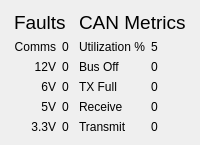
      <widget class="QWidget" name="powerTab">
       <attribute name="title">
        <string/>
       </attribute>
       <attribute name="toolTip">
        <string>Power</string>
       </attribute>
       <layout class="QHBoxLayout" name="horizontalLayout" stretch="1,0,1,0,1">
        <item>
         <spacer name="horizontalSpacer_3">
          <property name="orientation">
           <enum>Qt::Horizontal</enum>
          </property>
          <property name="sizeHint" stdset="0">
           <size>
            <width>0</width>
            <height>0</height>
           </size>
          </property>
         </spacer>
        </item>
        <item>
         <layout class="QGridLayout" name="faultsFrame" rowstretch="0,0,0,0,0,0,1">
          <item row="2" column="0">
           <widget class="QLabel" name="faults12vTitle">
            <property name="text">
             <string>12V</string>
            </property>
            <property name="alignment">
             <set>Qt::AlignRight|Qt::AlignTrailing|Qt::AlignVCenter</set>
            </property>
           </widget>
          </item>
          <item row="1" column="0">
           <widget class="QLabel" name="faultsCommsTitle">
            <property name="text">
             <string>Comms</string>
            </property>
            <property name="alignment">
             <set>Qt::AlignRight|Qt::AlignTrailing|Qt::AlignVCenter</set>
            </property>
           </widget>
          </item>
          <item row="3" column="0">
           <widget class="QLabel" name="faults6vTitle">
            <property name="text">
             <string>6V</string>
            </property>
            <property name="alignment">
             <set>Qt::AlignRight|Qt::AlignTrailing|Qt::AlignVCenter</set>
            </property>
           </widget>
          </item>
          <item row="5" column="0">
           <widget class="QLabel" name="faults3v3Title">
            <property name="text">
             <string>3.3V</string>
            </property>
            <property name="alignment">
             <set>Qt::AlignRight|Qt::AlignTrailing|Qt::AlignVCenter</set>
            </property>
           </widget>
          </item>
          <item row="2" column="1">
           <widget class="QLabel" name="faults12vDisplay">
            <property name="text">
             <string>0</string>
            </property>
           </widget>
          </item>
          <item row="1" column="1">
           <widget class="QLabel" name="faultsCommsDisplay">
            <property name="text">
             <string>0</string>
            </property>
           </widget>
          </item>
          <item row="5" column="1">
           <widget class="QLabel" name="faults3v3Display">
            <property name="text">
             <string>0</string>
            </property>
           </widget>
          </item>
          <item row="0" column="0" colspan="2">
           <widget class="QLabel" name="faultsFrameTitle">
            <property name="font">
             <font>
              <pointsize>14</pointsize>
             </font>
            </property>
            <property name="text">
             <string>Faults</string>
            </property>
           </widget>
          </item>
          <item row="4" column="1">
           <widget class="QLabel" name="faults5vDisplay">
            <property name="text">
             <string>0</string>
            </property>
           </widget>
          </item>
          <item row="3" column="1">
           <widget class="QLabel" name="faults6vDisplay">
            <property name="text">
             <string>0</string>
            </property>
           </widget>
          </item>
          <item row="4" column="0">
           <widget class="QLabel" name="faults5vTitle">
            <property name="text">
             <string>5V</string>
            </property>
            <property name="alignment">
             <set>Qt::AlignRight|Qt::AlignTrailing|Qt::AlignVCenter</set>
            </property>
           </widget>
          </item>
          <item row="6" column="0">
           <spacer name="verticalSpacer_15">
            <property name="orientation">
             <enum>Qt::Vertical</enum>
            </property>
            <property name="sizeHint" stdset="0">
             <size>
              <width>0</width>
              <height>0</height>
             </size>
            </property>
           </spacer>
          </item>
         </layout>
        </item>
        <item>
         <spacer name="horizontalSpacer">
          <property name="orientation">
           <enum>Qt::Horizontal</enum>
          </property>
          <property name="sizeHint" stdset="0">
           <size>
            <width>0</width>
            <height>0</height>
           </size>
          </property>
         </spacer>
        </item>
        <item>
         <layout class="QGridLayout" name="canMetricsFrame" rowstretch="0,0,0,0,0,0,1">
          <item row="3" column="1">
           <widget class="QLabel" name="metricsTxFullTitle">
            <property name="text">
             <string>TX Full</string>
            </property>
           </widget>
          </item>
          <item row="2" column="2">
           <widget class="QLabel" name="metricsBusOffDisplay">
            <property name="text">
             <string>0</string>
            </property>
           </widget>
          </item>
          <item row="2" column="1">
           <widget class="QLabel" name="metricsBusOffTitle">
            <property name="text">
             <string>Bus Off</string>
            </property>
           </widget>
          </item>
          <item row="1" column="2">
           <widget class="QLabel" name="metricsUtilizationDisplay">
            <property name="text">
             <string>5</string>
            </property>
           </widget>
          </item>
          <item row="0" column="1" colspan="2">
           <widget class="QLabel" name="canMetricsFrameTitle">
            <property name="font">
             <font>
              <pointsize>14</pointsize>
             </font>
            </property>
            <property name="text">
             <string>CAN Metrics</string>
            </property>
           </widget>
          </item>
          <item row="1" column="1">
           <widget class="QLabel" name="metricsUtilizationTitle">
            <property name="text">
             <string>Utilization %</string>
            </property>
           </widget>
          </item>
          <item row="6" column="1">
           <spacer name="verticalSpacer_16">
            <property name="orientation">
             <enum>Qt::Vertical</enum>
            </property>
            <property name="sizeHint" stdset="0">
             <size>
              <width>0</width>
              <height>0</height>
             </size>
            </property>
           </spacer>
          </item>
          <item row="5" column="2">
           <widget class="QLabel" name="metricsTransmitDisplay">
            <property name="text">
             <string>0</string>
            </property>
           </widget>
          </item>
          <item row="4" column="2">
           <widget class="QLabel" name="metricsReceiveDisplay">
            <property name="text">
             <string>0</string>
            </property>
           </widget>
          </item>
          <item row="5" column="1">
           <widget class="QLabel" name="metricsTransmitTitle">
            <property name="text">
             <string>Transmit</string>
            </property>
           </widget>
          </item>
          <item row="4" column="1">
           <widget class="QLabel" name="metricsReceiveTitle">
            <property name="text">
             <string>Receive</string>
            </property>
           </widget>
          </item>
          <item row="3" column="2">
           <widget class="QLabel" name="metricsTxFullDisplay">
            <property name="text">
             <string>0</string>
            </property>
           </widget>
          </item>
         </layout>
        </item>
        <item>
         <spacer name="horizontalSpacer_2">
          <property name="orientation">
           <enum>Qt::Horizontal</enum>
          </property>
          <property name="sizeHint" stdset="0">
           <size>
            <width>0</width>
            <height>0</height>
           </size>
          </property>
         </spacer>
        </item>
       </layout>
      </widget>
